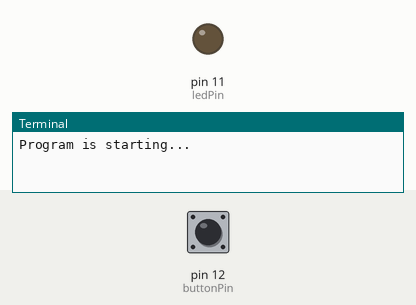
This program was run on a simulated Raspberry Pi (header pin numbers). On the bench: output pins drawn as LEDs (lit = HIGH), the last lines printed to the terminal. The inputs (shaded band) are chosen by the test bench; at power-on: pin 12 (buttonPin) HIGH.

Above: at 1.2 s.
1.3 s: pin 12 (buttonPin) pulled LOW for 0.15 s
At 1.9 s:
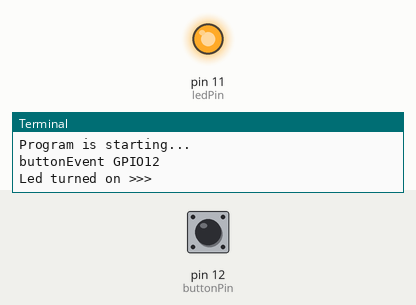
2.9 s: pin 12 (buttonPin) pulled LOW for 1 s
At 4.3 s:
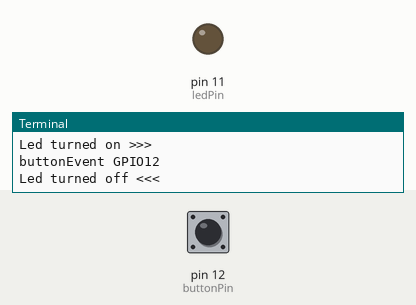
5.4 s: pin 12 (buttonPin) pulled LOW for 3.2 s
At 6.2 s:
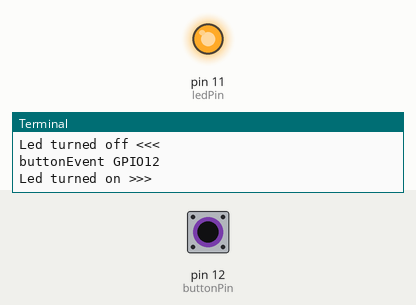
Timing chart, 0 to 8.4 s (numbered marks = the images above; inputs shaded):
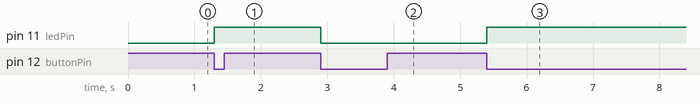

The program:

table_lamp.py
```python
import RPi.GPIO as GPIO

ledPin = 11
buttonPin = 12
ledState = False

def setup():
    GPIO.setmode(GPIO.BOARD)
    GPIO.setup(ledPin, GPIO.OUT)
    GPIO.setup(buttonPin, GPIO.IN, pull_up_down=GPIO.PUD_UP)

def button_event(channel):
    global ledState
    print('buttonEvent GPIO%d' %channel)
    ledState = not ledState
    if ledState:
        print('Led turned on >>>')
    else:
        print('Led turned off <<<')
    GPIO.output(ledPin, ledState)

def loop():
    GPIO.add_event_detect(buttonPin, GPIO.FALLING, callback = button_event, bouncetime=300)
    while True:
        pass

def destroy():
    GPIO.cleanup()

if __name__ == '__main__':
    print('Program is starting...')
    setup()
    try:
        loop()
    except KeyboardInterrupt:
        destroy()
```

Measured:
- after the input at 1.3 s, pin 11 (ledPin): LOW → HIGH at once
- after the input at 2.9 s, pin 11 (ledPin): HIGH → LOW at once
- after the input at 5.4 s, pin 11 (ledPin): LOW → HIGH at once
